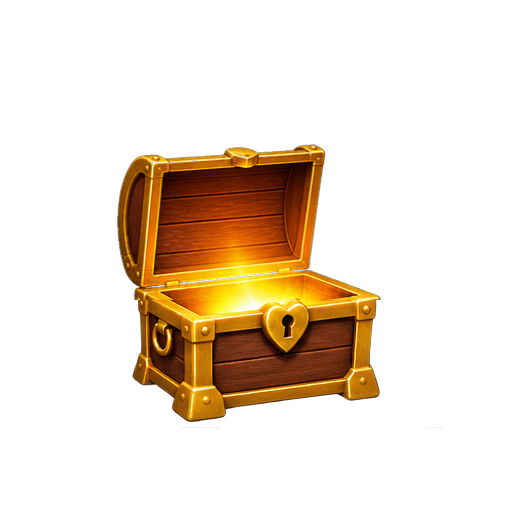
#> input picture side_projects/ChestOfLoveNotes/assets/chest/animation_v2/chest_frames/chest_12_fully_open.png, 512 x 512 px
$ python derive_open_chest_layers_v54.py
#> lines starting #> are read from the running program, lines starting #| are printed output that depends on the picture; after the words box and inside, x2 and y2 are one past the last pixel; in counts of white or black regions, pixels touching at a corner belong together
#!/usr/bin/env python3
"""Re-derive open-back + front-rim + cavity mask from approved chest_12_fully_open.png.

v54 root cause (beyond v53):
- Mouth gold at y≈255–270 remained in open-back ABOVE the rim top (y≈271).
  The scroll then rose against that gold band and read as coming from behind
  the whole chest rather than out of the cavity.
- Side pillars that should frame the scroll lived only in open-back.

This tool:
1) Detects the true horizontal gold-lip top from the approved frame.
2) Puts ONLY front lip + front face + narrow opening side pillars into front-rim.
3) Clears those pixels from open-back (cavity glow stays in back).
4) Writes a cavity alpha mask for runtime shader occlusion.

Does NOT touch approved chest_frames/*.png. No new artwork — derive only.
Does NOT solidify / fill the cavity interior into the rim.
"""
from __future__ import annotations

from pathlib import Path

import numpy as np
from PIL import Image

ROOT = Path(__file__).resolve().parents[1]
OPEN12 = ROOT / "assets/chest/animation_v2/chest_frames/chest_12_fully_open.png"
LAYERS = ROOT / "assets/chest/animation_v2/layers"
OUT_BACK = LAYERS / "chest_open_back.png"
OUT_RIM = LAYERS / "chest_open_front_rim.png"
OUT_MASK = LAYERS / "chest_cavity_mask.png"
OUT_META_RIM_Y = LAYERS / "cavity_rim_y.txt"


def _dilate(mask: np.ndarray, iterations: int = 2) -> np.ndarray:
	dil = mask.copy()
	for _ in range(iterations):
		pad = np.pad(dil, 1, mode="constant")
		dil = (
			pad[0:-2, 0:-2]
			| pad[0:-2, 1:-1]
			| pad[0:-2, 2:]
			| pad[1:-1, 0:-2]
			| pad[1:-1, 1:-1]
			| pad[1:-1, 2:]
			| pad[2:, 0:-2]
			| pad[2:, 1:-1]
			| pad[2:, 2:]
		)
	return dil


def _detect_lip_top(open12: np.ndarray, cx: float, chest_top: int, chest_bot: int) -> int:
	"""Top of the continuous horizontal gold mouth lip (front occluder)."""
	a = open12[:, :, 3]
	r = open12[:, :, 0].astype(np.float32)
	g = open12[:, :, 1].astype(np.float32)
	b = open12[:, :, 2].astype(np.float32)
	lum = (r + g + b) / 3.0
	yy = np.arange(open12.shape[0])[:, None]
	xx = np.arange(open12.shape[1])[None, :]
	# Exclude super-bright cavity glow core; want the metallic lip band.
	gold = (
		(a > 70)
		& (np.abs(xx - cx) < 120)
		& (yy >= chest_top + int((chest_bot - chest_top) * 0.38))
		& (yy <= chest_top + int((chest_bot - chest_top) * 0.58))
		& (r > 110)
		& (g > 70)
		& ((r - b) > 22)
		& (lum < 230)
		& (lum > 50)
	)
	best_y = int(chest_top + (chest_bot - chest_top) * 0.50)
	best_span = 0
	for y in range(gold.shape[0]):
		xs = np.where(gold[y])[0]
		if xs.size < 50:
			continue
		span = int(xs.max() - xs.min())
		if span > best_span:
			best_span = span
			best_y = y
	lip_top = best_y
	for y in range(best_y, max(chest_top, best_y - 24), -1):
		xs = np.where(gold[y])[0]
		if xs.size < 40:
			break
		lip_top = y
	return int(lip_top)


def derive_layers(open12: np.ndarray) -> tuple[np.ndarray, np.ndarray, np.ndarray, dict]:
	assert open12.shape == (512, 512, 4)
	a = open12[:, :, 3]
	ys, xs = np.where(a > 40)
	chest_top, chest_bot = int(ys.min()), int(ys.max())
	cx = float(np.median(xs))
	lip_top = _detect_lip_top(open12, cx, chest_top, chest_bot)

	yy = np.arange(512)[:, None]
	xx = np.arange(512)[None, :]
	r = open12[:, :, 0].astype(np.float32)
	g = open12[:, :, 1].astype(np.float32)
	b = open12[:, :, 2].astype(np.float32)
	lum = (r + g + b) / 3.0

	## Thin mouth gold lip — include the band ABOVE old v53 rim (was stuck in back).
	gold_lip = (
		(a > 70)
		& (yy >= lip_top - 1)
		& (yy <= lip_top + 20)
		& (np.abs(xx - cx) < 128)
		& (r > 100)
		& (g > 65)
		& ((r - b) > 18)
		& (lum < 235)
		& (lum > 40)
	)
	## Front face / lower plate below the lip (heart lock, wood, feet).
	front_face = (
		(a > 70)
		& (yy >= lip_top + 6)
		& (yy <= chest_bot)
		& (np.abs(xx - cx) < 135)
		& (
			((r > 95) & (g > 65) & ((r - b) > 18) & (lum < 235))
			| ((lum < 160) & (r > 30) & (r > b) & (g > b * 0.4))
		)
	)
	lower_plate = (
		(a > 70)
		& (yy >= lip_top + 12)
		& (yy <= chest_bot)
		& (np.abs(xx - cx) < 142)
	)

	## Cavity inner bounds: prefer full mouth opening width at the lip row
	## (not just the bright glow core — that was too narrow and clipped the scroll).
	probe_y = min(511, lip_top + 2)
	probe = a[probe_y] > 70
	if probe.sum() < 80:
		probe_y = max(chest_top + 20, lip_top - 4)
		probe = a[probe_y] > 70
	if probe.any():
		pxs = np.where(probe)[0]
		cavity_left, cavity_right = int(pxs.min()), int(pxs.max())
	else:
		cavity_left, cavity_right = int(cx - 100), int(cx + 100)
	## Inset past outer gold trim so pillars/mask sit on the inner opening.
	cavity_left += 8
	cavity_right -= 8
	if cavity_right - cavity_left < 120:
		cavity_left, cavity_right = int(cx - 90), int(cx + 90)

	## Narrow side pillars ONLY (not the cavity interior). Frame the opening.
	pillar_w = 16
	side_pillars = (
		(a > 70)
		& (yy >= lip_top - 28)
		& (yy <= lip_top + 14)
		& (
			((xx >= cavity_left - pillar_w) & (xx <= cavity_left + 5))
			| ((xx >= cavity_right - 5) & (xx <= cavity_right + pillar_w))
		)
		& (np.abs(xx - cx) < 148)
		## Never steal bright cavity glow into the rim.
		& ~((lum > 190) & (r > 190) & (g > 140) & (np.abs(xx - cx) < 100))
	)

	## Keep cavity glow + soft glow in BACK (behind scroll).
	not_cavity_glow = ~(
		(lum > 200) & (r > 195) & (g > 150) & (yy <= lip_top + 8) & (np.abs(xx - cx) < 100)
	)
	not_soft_glow = ~(
		(lum > 185) & (r > 195) & (g > 135) & (a < 210) & (yy < lip_top + 10)
	)
	## Exclude open lid well above the mouth.
	not_lid = yy >= (lip_top - 30)

	front_mask = (gold_lip | front_face | lower_plate | side_pillars) & not_lid & not_cavity_glow & not_soft_glow

	## Critical: never mark bright cavity interior as front (would hide scroll).
	cavity_interior = (
		(yy >= lip_top - 40)
		& (yy <= lip_top + 4)
		& (xx > cavity_left + 8)
		& (xx < cavity_right - 8)
		& (lum > 170)
		& (r > 180)
	)
	front_mask &= ~cavity_interior

	front = np.zeros_like(open12)
	front[front_mask] = open12[front_mask]
	front[:, :, 3] = np.where(front[:, :, 3] > 40, 255, 0).astype(np.uint8)

	## Fill small holes ONLY in the lower front face (below lip), never in cavity.
	solid = front[:, :, 3] > 40
	if solid.any():
		fill_rgb = np.median(front[solid][:, :3], axis=0).astype(np.uint8)
		dil = _dilate(solid, 2)
		in_lower = (
			(yy >= lip_top + 8)
			& (yy <= chest_bot)
			& (np.abs(xx - cx) < 135)
		)
		holes = in_lower & (~solid) & dil & (a > 70)
		front[holes, 0] = fill_rgb[0]
		front[holes, 1] = fill_rgb[1]
		front[holes, 2] = fill_rgb[2]
		front[holes, 3] = 255

	back = open12.copy()
	rim_solid = front[:, :, 3] > 40
	back[rim_solid, 3] = 0

	br = back[:, :, 0].astype(np.float32)
	bg = back[:, :, 1].astype(np.float32)
	bb = back[:, :, 2].astype(np.float32)
	ba = back[:, :, 3]
	blum = (br + bg + bb) / 3.0
	## Strip leftover mouth gold from back (the v53 miss: y just above old rim).
	gold_leftover = (
		(ba > 40)
		& (yy >= lip_top - 4)
		& (yy <= lip_top + 8)
		& (np.abs(xx - cx) < 130)
		& (br > 100)
		& (bg > 60)
		& ((br - bb) > 16)
		& (blum < 235)
		& (blum > 40)
		& ~((blum > 205) & (br > 205) & (bg > 160) & (np.abs(xx - cx) < 95))
	)
	wood_leftover = (
		(ba > 40)
		& (yy >= lip_top + 6)
		& (yy <= chest_bot)
		& (np.abs(xx - cx) < 122)
		& (blum < 175)
		& (br > 30)
		& (br > bb)
	)
	pillar_leftover = (
		(ba > 40)
		& (yy >= lip_top - 28)
		& (yy <= lip_top + 10)
		& (
			((xx >= cavity_left - pillar_w) & (xx <= cavity_left + 6))
			| ((xx >= cavity_right - 6) & (xx <= cavity_right + pillar_w))
		)
		& (blum < 190)
		& ~((blum > 200) & (br > 200) & (np.abs(xx - cx) < 95))
	)
	strip = gold_leftover | wood_leftover | pillar_leftover
	back[strip, 3] = 0
	need = strip & (front[:, :, 3] <= 40) & (a > 70) & (~cavity_interior)
	front[need] = open12[need]
	front[:, :, 3] = np.where(front[:, :, 3] > 40, 255, 0).astype(np.uint8)

	## Ensure rim does not cover bright cavity GLOW above the lip (scroll must show).
	## Do NOT restore metallic gold lip pixels into back — that was the v53 miss.
	center_cover = (
		(front[:, :, 3] > 40)
		& (yy < lip_top)
		& (xx > cavity_left + 10)
		& (xx < cavity_right - 10)
		& ~side_pillars
		& (lum > 190)
		& (r > 190)
		& (g > 150)
	)
	if center_cover.any():
		back[center_cover] = open12[center_cover]
		front[center_cover, 3] = 0

	## Final pass: any metallic gold still in back on/near the lip band → front rim.
	br = back[:, :, 0].astype(np.float32)
	bg = back[:, :, 1].astype(np.float32)
	bb = back[:, :, 2].astype(np.float32)
	ba = back[:, :, 3]
	blum = (br + bg + bb) / 3.0
	gold_final = (
		(ba > 40)
		& (yy >= lip_top - 8)
		& (yy <= lip_top + 6)
		& (np.abs(xx - cx) < 128)
		& (br > 100)
		& (bg > 55)
		& ((br - bb) > 16)
		& (blum < 230)
		& (blum > 40)
		& ~((blum > 210) & (br > 210) & (bg > 170) & (np.abs(xx - cx) < 90))
	)
	if gold_final.any():
		front[gold_final] = open12[gold_final]
		front[:, :, 3] = np.where(front[:, :, 3] > 40, 255, 0).astype(np.uint8)
		back[gold_final, 3] = 0

	## Cavity mask — scroll may draw only here (between pillars, above lip, below lid).
	mask = np.zeros((512, 512), dtype=np.float32)
	inner_l = cavity_left + 6
	inner_r = cavity_right - 6
	top = max(chest_top + 36, lip_top - 100)
	for y in range(top, lip_top + 1):
		t = (y - top) / max(1.0, float(lip_top - top))
		pad = int(8 * (1.0 - t))
		x0 = inner_l + pad
		x1 = inner_r - pad
		if x1 > x0:
			mask[y, x0 : x1 + 1] = 1.0
	## Soft horizontal feather only (keep vertical edge at lip crisp).
	ker = np.array([1, 2, 3, 2, 1], dtype=np.float32)
	ker /= ker.sum()
	pad = np.pad(mask, [(0, 0), (2, 2)], mode="edge")
	mask = (
		pad[:, 0:-4] * ker[0]
		+ pad[:, 1:-3] * ker[1]
		+ pad[:, 2:-2] * ker[2]
		+ pad[:, 3:-1] * ker[3]
		+ pad[:, 4:] * ker[4]
	)
	mask_u8 = np.clip(mask * 255.0, 0, 255).astype(np.uint8)
	mask_rgba = np.dstack([mask_u8, mask_u8, mask_u8, np.full_like(mask_u8, 255)])

	## Lip top for runtime CAVITY_RIM_CANVAS_Y: first row where rim spans the mouth.
	lip_rows = []
	for y in range(lip_top - 2, lip_top + 24):
		xs_r = np.where(front[y, :, 3] > 40)[0]
		if xs_r.size >= 80 and xs_r.min() < cx - 40 and xs_r.max() > cx + 40:
			lip_rows.append(y)
			break
	runtime_rim_y = float(lip_rows[0] if lip_rows else lip_top)

	front_ys = np.where((front[:, :, 3] > 40).any(1))[0]
	meta = {
		"source": str(OPEN12.relative_to(ROOT)),
		"lip_top": lip_top,
		"runtime_rim_y": runtime_rim_y,
		"cavity_left": cavity_left,
		"cavity_right": cavity_right,
		"front_px": int((front[:, :, 3] > 40).sum()),
		"back_px": int((back[:, :, 3] > 40).sum()),
		"overlap": int(((front[:, :, 3] > 40) & (back[:, :, 3] > 40)).sum()),
		"front_top_y": int(front_ys[0]) if front_ys.size else -1,
		"mask_px": int((mask_u8 > 20).sum()),
		"rim_mid_at_lip": int(front[int(runtime_rim_y), int(cx), 3]),
		"rim_mid_above_lip": int(front[max(0, int(runtime_rim_y) - 4), int(cx), 3]),
		"back_gold_near_lip": int(
			(
				(back[:, :, 3] > 40)
				& (yy >= lip_top - 2)
				& (yy <= lip_top + 6)
				& (br > 100)
				& ((br - bb) > 16)
				& (blum < 230)
			).sum()
		),
	}
	return back, front, mask_rgba, meta


def main() -> None:
	open12 = np.array(Image.open(OPEN12).convert("RGBA"))
#> open12 is the input picture: shape (512, 512, 4); mean R, G, B, A 33, 18.9, 2.9, 51.4
	back, front, mask, meta = derive_layers(open12)
#> in derive_layers, `a = open12[:, :, 3]`:
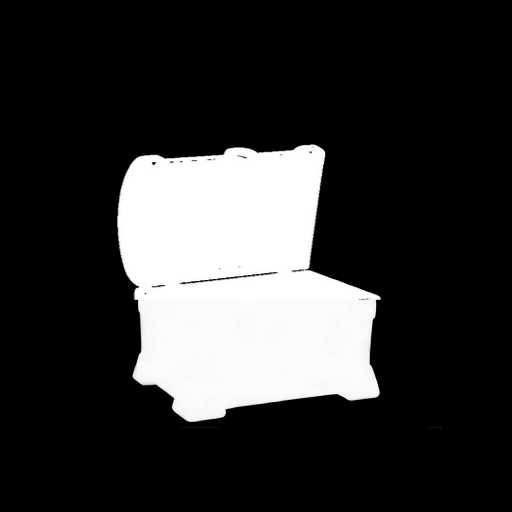
#> a: shape (512, 512); min 0, max 255, mean 51.4
#> in derive_layers, `chest_top, chest_bot = int(ys.min()), int(ys.max())`: chest_top = 144; chest_bot = 427
#> in derive_layers, `cx = float(np.median(xs))`: cx = 236
#> in _detect_lip_top, `gold = ( (a > 70) & (np.abs(xx - cx) < 120) & (yy >= chest_top + int((..`:
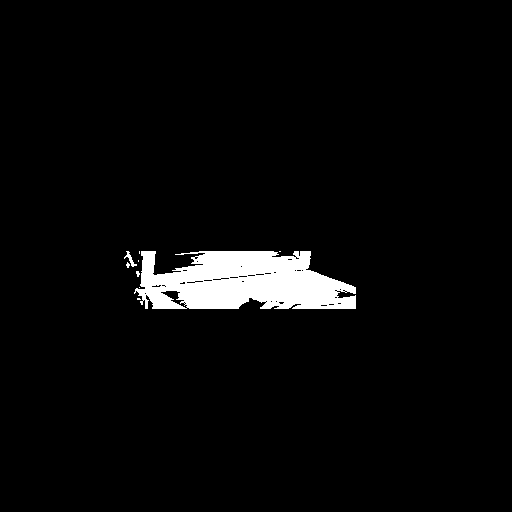
#> gold: shape (512, 512) bool; 3.7% white; 9 white regions (7 under 20 px), largest, box (x1, y1, x2, y2) and area: (134, 251, 356, 309) 9663, (124, 251, 137, 267) 63
#> in _detect_lip_top, `best_y = int(chest_top + (chest_bot - chest_top) * 0.50)`: best_y = 285
#> the loop in _detect_lip_top, `for y in range(gold.shape[0]):` made 512 passes
#> (span, best_span) on passes 252, 258, 259, 277, 279, 280, 281, 282: (184, 184), (185, 185), (186, 186), (189, 189), (190, 190), (193, 193), (196, 196), (199, 199)
#> after the loop in _detect_lip_top, `for y in range(gold.shape[0]):`: best_span = 221; best_y = 292
#> in derive_layers, `lip_top = _detect_lip_top(open12, cx, chest_top, chest_bot)`: lip_top = 269
#> in derive_layers, `lower_plate = ( (a > 70) & (yy >= lip_top + 12) & (yy <= chest_bot) & ..`:
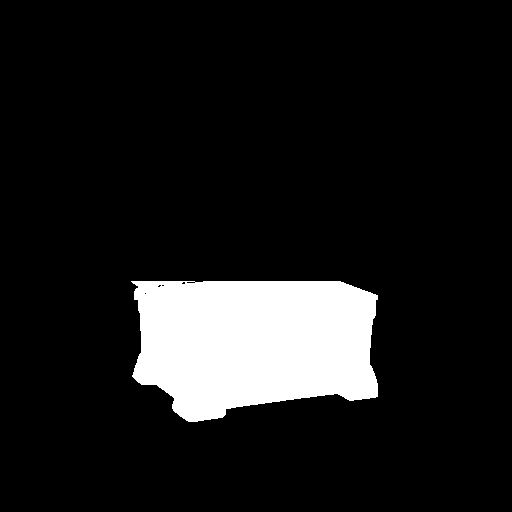
#> lower_plate: shape (512, 512) bool; 10.9% white; 1 white region, box (x1, y1, x2, y2) and area: (131, 281, 378, 422) 28543
#> in derive_layers, `probe_y = min(511, lip_top + 2)`: probe_y = 271
#> in derive_layers, `pxs = np.where(probe)[0]`: pxs = 189 values from 125 to 313
#> in derive_layers, `cavity_left, cavity_right = int(pxs.min()), int(pxs.max())`: cavity_left = 125; cavity_right = 313
#> in derive_layers, `cavity_left += 8`: cavity_left = 133
#> in derive_layers, `cavity_right -= 8`: cavity_right = 305
#> in derive_layers, `front[:, :, 3] = np.where(front[:, :, 3] > 40, 255, 0).astype(np.uint8)`:
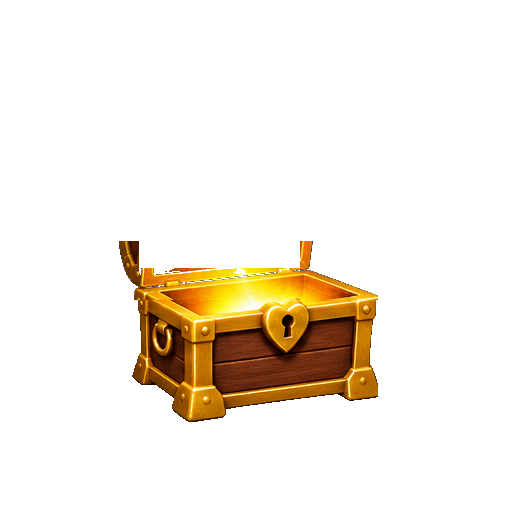
#> front: shape (512, 512, 4); mean R, G, B, A 20, 12.7, 2.1, 30.7; transparent parts drawn white
#> in derive_layers, `fill_rgb = np.median(front[solid][:, :3], axis=0).astype(np.uint8)`: fill_rgb = [178, 100, 3]
#> in derive_layers, `back[rim_solid, 3] = 0`:
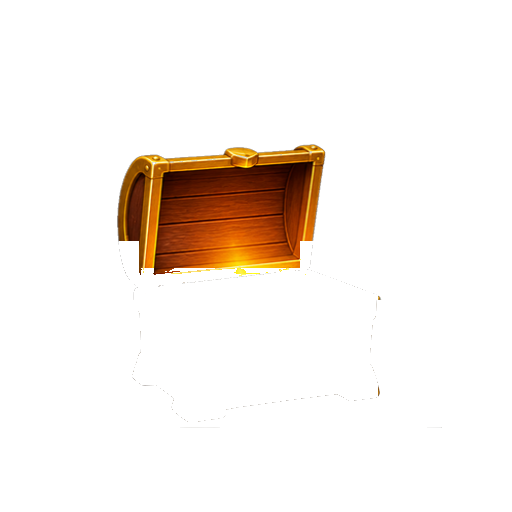
#> back: shape (512, 512, 4); 12.02% of pixels changed, all inside (x1, y1, x2, y2) = (119, 241, 378, 422); transparent parts drawn white
#> in derive_layers, `front[gold_final] = open12[gold_final]`:
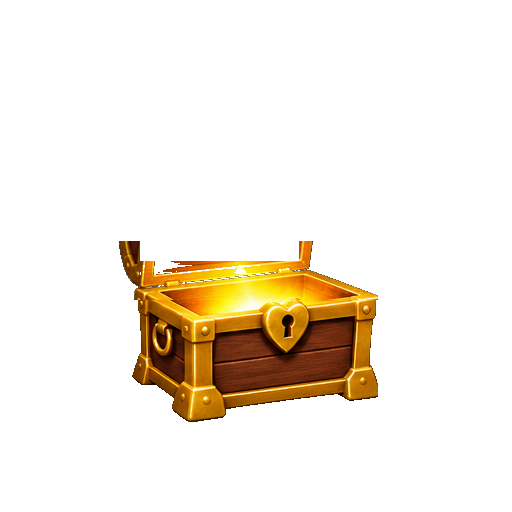
#> front: shape (512, 512, 4); mean R, G, B, A 20.8, 13.2, 2.2, 31.6; transparent parts drawn white
#> in derive_layers, `inner_l = cavity_left + 6`: inner_l = 139
#> in derive_layers, `inner_r = cavity_right - 6`: inner_r = 299
#> in derive_layers, `top = max(chest_top + 36, lip_top - 100)`: top = 180
#> the loop in derive_layers, `for y in range(top, lip_top + 1):` made 90 passes
#> (t, pad, x0, x1) on passes 1 to 8: (0, 8, 147, 291), (0.0112, 7, 146, 292), (0.0225, 7, 146, 292), (0.0337, 7, 146, 292), (0.0449, 7, 146, 292), (0.0562, 7, 146, 292), (0.0674, 7, 146, 292), (0.0787, 7, 146, 292)
#> after the loop in derive_layers, `for y in range(top, lip_top + 1):`:
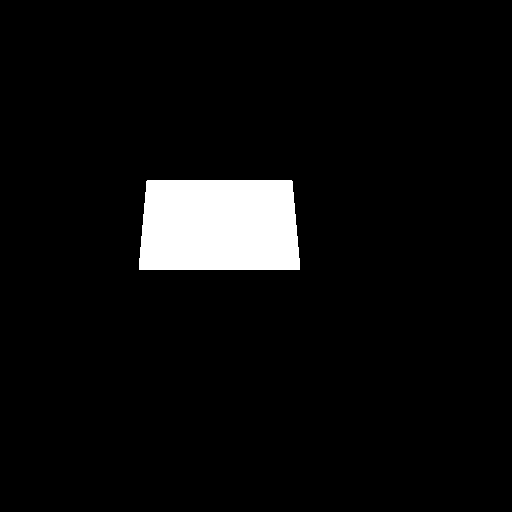
#> mask: shape (512, 512) float32; values 0 (black) and 1 (white), 5.3% white; 1 white region, box (x1, y1, x2, y2) and area: (139, 180, 300, 270) 13858
#> after the loop in derive_layers, `for y in range(lip_top - 2, lip_top + 24):`: lip_rows = [267]
#> in derive_layers, `runtime_rim_y = float(lip_rows[0] if lip_rows else lip_top)`: runtime_rim_y = 267
#> in derive_layers, `front_ys = np.where((front[:, :, 3] > 40).any(1))[0]`: front_ys = 181 values from 241 to 421
#> meta = 13 items
	LAYERS.mkdir(parents=True, exist_ok=True)
	Image.fromarray(back, "RGBA").save(OUT_BACK)
	Image.fromarray(front, "RGBA").save(OUT_RIM)
	Image.fromarray(mask, "RGBA").save(OUT_MASK)
	OUT_META_RIM_Y.write_text(str(meta["runtime_rim_y"]) + "\n", encoding="utf-8")
	print("WROTE", OUT_BACK)
	print("WROTE", OUT_RIM)
	print("WROTE", OUT_MASK)
	print("META", meta)
#> (printed output is left out)


if __name__ == "__main__":
	main()

$ run again, with side_projects/ChestOfLoveNotes/assets/chest/animation_v2/chest_frames/chest_10_fully_open.png copied over side_projects/ChestOfLoveNotes/assets/chest/animation_v2/chest_frames/chest_12_fully_open.png
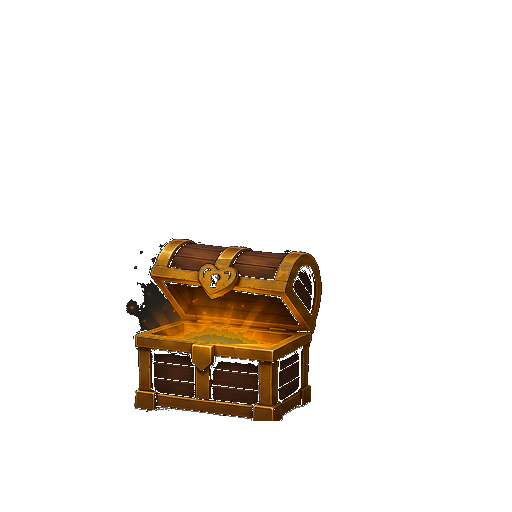
#> input picture side_projects/ChestOfLoveNotes/assets/chest/animation_v2/chest_frames/chest_10_fully_open.png, 512 x 512 px
#> in main, open12 is the input picture: shape (512, 512, 4); mean R, G, B, A 11, 6.3, 1.4, 26.6
#> chest_top = 238; chest_bot = 420
#> cx = 226
#> in _detect_lip_top, `gold = ( (a > 70) & (np.abs(xx - cx) < 120) & (yy >= chest_top + int((..`:
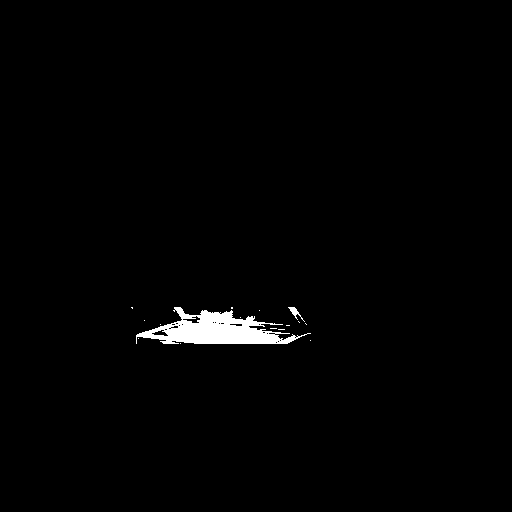
#> gold: shape (512, 512) bool; 1.2% white; 16 white regions (14 under 20 px), largest, box (x1, y1, x2, y2) and area: (136, 307, 311, 344) 3154, (288, 307, 305, 322) 71
#> in _detect_lip_top, `best_y = int(chest_top + (chest_bot - chest_top) * 0.50)`: best_y = 329
#> the loop in _detect_lip_top, `for y in range(gold.shape[0]):` made 512 passes
#> (span, best_span) on passes 316, 321, 334, 341: (121, 121), (159, 159), (171, 171), (174, 174)
#> after the loop in _detect_lip_top, `for y in range(gold.shape[0]):`: best_span = 174; best_y = 340
#> in derive_layers, `lip_top = _detect_lip_top(open12, cx, chest_top, chest_bot)`: lip_top = 317
#> gold_lip: shape (512, 512) bool; 0.9% white; 10 white regions (9 under 20 px), largest, box (x1, y1, x2, y2) and area: (135, 316, 311, 338) 2295
#> front_face: shape (512, 512) bool; 5.5% white; 4 white regions (3 under 20 px), largest, box (x1, y1, x2, y2) and area: (135, 323, 316, 421) 14350
#> lower_plate: shape (512, 512) bool; 5.2% white; 3 white regions (2 under 20 px), largest, box (x1, y1, x2, y2) and area: (134, 329, 315, 421) 13684
#> probe_y = 319
#> pxs = 176 values from 139 to 315
#> in derive_layers, `cavity_left, cavity_right = int(pxs.min()), int(pxs.max())`: cavity_left = 139; cavity_right = 315
#> in derive_layers, `cavity_left += 8`: cavity_left = 147
#> in derive_layers, `cavity_right -= 8`: cavity_right = 307
#> side_pillars: shape (512, 512) bool; 0.49% white; 2 white regions, box (x1, y1, x2, y2) and area: (302, 289, 322, 332) 651, (131, 289, 153, 332) 623
#> not_cavity_glow: shape (512, 512) bool; 100% white; black in thin lines or dots, all inside (x1, y1, x2, y2) = (161, 249, 232, 259)
#> not_soft_glow: shape (512, 512) bool; every value is 1
#> front_mask: shape (512, 512) bool; 6.2% white; 4 white regions (3 under 20 px), largest, box (x1, y1, x2, y2) and area: (131, 289, 322, 421) 16288
#> cavity_interior: shape (512, 512) bool; every value is 0
#> fill_rgb = [88, 47, 9]
#> in_lower: shape (512, 512) bool; 9.9% white; 1 white region, box (x1, y1, x2, y2) and area: (92, 325, 361, 421) 25824
#> gold_leftover: shape (512, 512) bool; 0.1% white; 18 white regions (15 under 20 px), largest, box (x1, y1, x2, y2) and area: (178, 313, 236, 316) 150, (292, 313, 301, 321) 29, (248, 313, 258, 316) 22
#> pillar_leftover: shape (512, 512) bool; 0.02% white in thin lines or dots, all inside (x1, y1, x2, y2) = (153, 289, 302, 323)
#> gold_final: shape (512, 512) bool; 0.12% white; 29 white regions (26 under 20 px), largest, box (x1, y1, x2, y2) and area: (196, 309, 240, 317) 159, (173, 309, 187, 313) 43, (290, 309, 299, 313) 28
#> inner_l = 153
#> inner_r = 301
#> top = 274
#> the loop in derive_layers, `for y in range(top, lip_top + 1):` made 44 passes
#> (t, pad, x0, x1) on passes 1 to 8: (0, 8, 161, 293), (0.0233, 7, 160, 294), (0.0465, 7, 160, 294), (0.0698, 7, 160, 294), (0.093, 7, 160, 294), (0.116, 7, 160, 294), (0.14, 6, 159, 295), (0.163, 6, 159, 295)
#> after the loop in derive_layers, `for y in range(top, lip_top + 1):`:
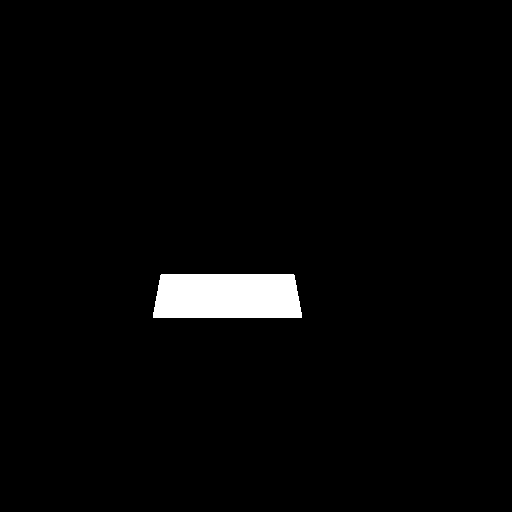
#> mask: shape (512, 512) float32; values 0 (black) and 1 (white), 2.4% white; 1 white region, box (x1, y1, x2, y2) and area: (153, 274, 302, 318) 6246
#> after the loop in derive_layers, `for y in range(lip_top - 2, lip_top + 24):`: lip_rows = [315]
#> runtime_rim_y = 315
#> front_ys = 132 values from 289 to 420
#> meta = 13 items
#> (printed output is left out)
